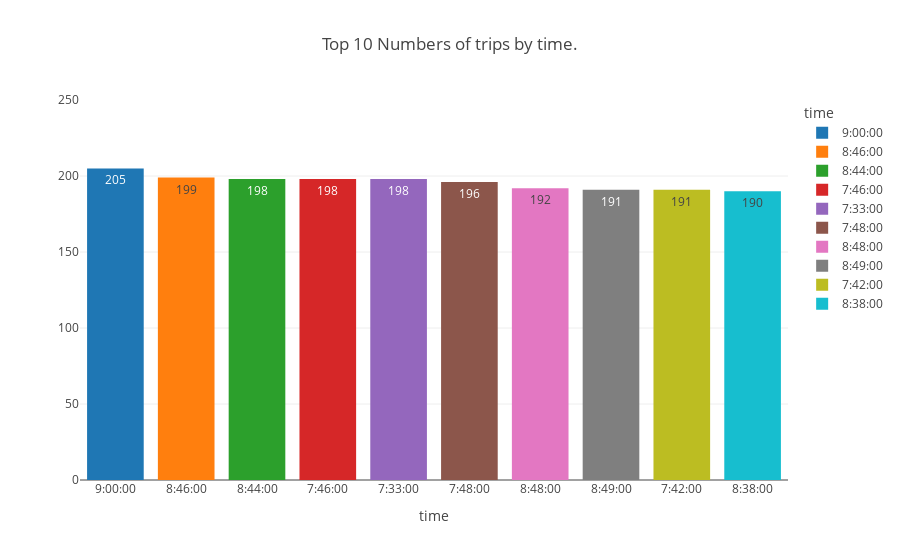

The notebook cell this image was saved under:
### Code cell
px.bar(q_3.head(10) , 
x = 'time',
y = 'number_of_trips',
range_y=[0,250] ,
text= 'number_of_trips',
color="time",
title='Top 10 Numbers of trips by time.',
labels={'number_of_trips':''},
template='xgridoff')

### Figure 1 — Plotly figure (JSON) as saved in the notebook; plotly's stock layout.template omitted (floating-point values rounded to 4 significant figures)
{"data": [{"alignmentgroup": "True", "hovertemplate": "time=%{x}<br>=%{text}<extra></extra>", "legendgroup": "9:00:00", "marker": {"color": "#1F77B4", "pattern": {"shape": ""}}, "name": "9:00:00", "offsetgroup": "9:00:00", "orientation": "v", "showlegend": true, "text": [205], "textposition": "auto", "type": "bar", "x": ["9:00:00"], "xaxis": "x", "y": [205], "yaxis": "y"}, {"alignmentgroup": "True", "hovertemplate": "time=%{x}<br>=%{text}<extra></extra>", "legendgroup": "8:46:00", "marker": {"color": "#FF7F0E", "pattern": {"shape": ""}}, "name": "8:46:00", "offsetgroup": "8:46:00", "orientation": "v", "showlegend": true, "text": [199], "textposition": "auto", "type": "bar", "x": ["8:46:00"], "xaxis": "x", "y": [199], "yaxis": "y"}, {"alignmentgroup": "True", "hovertemplate": "time=%{x}<br>=%{text}<extra></extra>", "legendgroup": "8:44:00", "marker": {"color": "#2CA02C", "pattern": {"shape": ""}}, "name": "8:44:00", "offsetgroup": "8:44:00", "orientation": "v", "showlegend": true, "text": [198], "textposition": "auto", "type": "bar", "x": ["8:44:00"], "xaxis": "x", "y": [198], "yaxis": "y"}, {"alignmentgroup": "True", "hovertemplate": "time=%{x}<br>=%{text}<extra></extra>", "legendgroup": "7:46:00", "marker": {"color": "#D62728", "pattern": {"shape": ""}}, "name": "7:46:00", "offsetgroup": "7:46:00", "orientation": "v", "showlegend": true, "text": [198], "textposition": "auto", "type": "bar", "x": ["7:46:00"], "xaxis": "x", "y": [198], "yaxis": "y"}, {"alignmentgroup": "True", "hovertemplate": "time=%{x}<br>=%{text}<extra></extra>", "legendgroup": "7:33:00", "marker": {"color": "#9467BD", "pattern": {"shape": ""}}, "name": "7:33:00", "offsetgroup": "7:33:00", "orientation": "v", "showlegend": true, "text": [198], "textposition": "auto", "type": "bar", "x": ["7:33:00"], "xaxis": "x", "y": [198], "yaxis": "y"}, {"alignmentgroup": "True", "hovertemplate": "time=%{x}<br>=%{text}<extra></extra>", "legendgroup": "7:48:00", "marker": {"color": "#8C564B", "pattern": {"shape": ""}}, "name": "7:48:00", "offsetgroup": "7:48:00", "orientation": "v", "showlegend": true, "text": [196], "textposition": "auto", "type": "bar", "x": ["7:48:00"], "xaxis": "x", "y": [196], "yaxis": "y"}, {"alignmentgroup": "True", "hovertemplate": "time=%{x}<br>=%{text}<extra></extra>", "legendgroup": "8:48:00", "marker": {"color": "#E377C2", "pattern": {"shape": ""}}, "name": "8:48:00", "offsetgroup": "8:48:00", "orientation": "v", "showlegend": true, "text": [192], "textposition": "auto", "type": "bar", "x": ["8:48:00"], "xaxis": "x", "y": [192], "yaxis": "y"}, {"alignmentgroup": "True", "hovertemplate": "time=%{x}<br>=%{text}<extra></extra>", "legendgroup": "8:49:00", "marker": {"color": "#7F7F7F", "pattern": {"shape": ""}}, "name": "8:49:00", "offsetgroup": "8:49:00", "orientation": "v", "showlegend": true, "text": [191], "textposition": "auto", "type": "bar", "x": ["8:49:00"], "xaxis": "x", "y": [191], "yaxis": "y"}, {"alignmentgroup": "True", "hovertemplate": "time=%{x}<br>=%{text}<extra></extra>", "legendgroup": "7:42:00", "marker": {"color": "#BCBD22", "pattern": {"shape": ""}}, "name": "7:42:00", "offsetgroup": "7:42:00", "orientation": "v", "showlegend": true, "text": [191], "textposition": "auto", "type": "bar", "x": ["7:42:00"], "xaxis": "x", "y": [191], "yaxis": "y"}, {"alignmentgroup": "True", "hovertemplate": "time=%{x}<br>=%{text}<extra></extra>", "legendgroup": "8:38:00", "marker": {"color": "#17BECF", "pattern": {"shape": ""}}, "name": "8:38:00", "offsetgroup": "8:38:00", "orientation": "v", "showlegend": true, "text": [190], "textposition": "auto", "type": "bar", "x": ["8:38:00"], "xaxis": "x", "y": [190], "yaxis": "y"}], "layout": {"barmode": "relative", "legend": {"title": {"text": "time"}, "tracegroupgap": 0}, "title": {"text": "Top 10 Numbers of trips by time."}, "xaxis": {"anchor": "y", "categoryarray": ["9:00:00", "8:46:00", "8:44:00", "7:46:00", "7:33:00", "7:48:00", "8:48:00", "8:49:00", "7:42:00", "8:38:00"], "categoryorder": "array", "domain": [0, 1], "title": {"text": "time"}}, "yaxis": {"anchor": "x", "domain": [0, 1], "range": [0, 250], "title": {"text": ""}}}}
